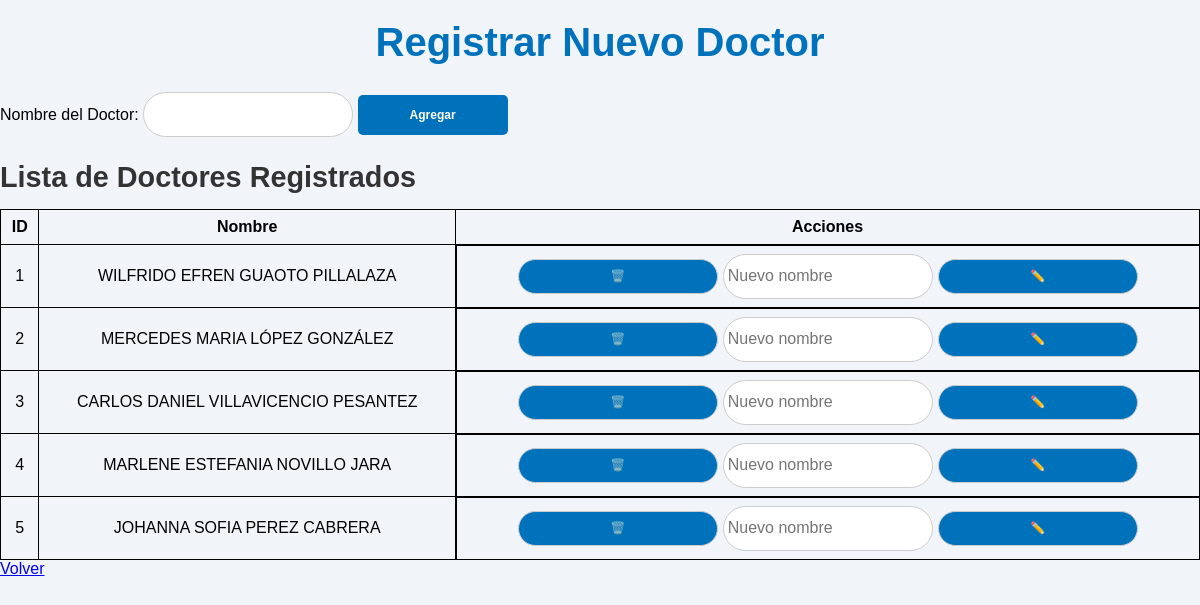
The page /nuevo_doctor on the database its author committed.
### app.py (models this page shows)
class Doctor(db.Model):
    id = db.Column(db.Integer, primary_key=True)
    name = db.Column(db.String(100), nullable=False, unique=True)

### app.py (the view, shortened to what this page needs)
@app.route('/nuevo_doctor', methods=['GET', 'POST'])
def nuevo_doctor():
    doctores = Doctor.query.all()
    return render_template('nuevo_doctor.html', doctores=doctores)

### templates/nuevo_doctor.html (shortened to what this page needs)
<!DOCTYPE html>
<html lang="es">
<head>
    <link rel="stylesheet" href="{{ url_for('static', filename='styles.css') }}">
</head>
<body>
    <h1>Registrar Nuevo Doctor</h1>
    <form action="{{ url_for('nuevo_doctor') }}" method="POST">
        <label for="nombre">Nombre del Doctor:</label>
        <input type="text" id="nombre" name="nombre" required>
        <button class="agregar">Agregar</button>
    </form>
    <h2>Lista de Doctores Registrados</h2>
    <table>
        <thead>
            <tr>
                <th>ID</th>
                <th>Nombre</th>
                <th>Acciones</th>
            </tr>
        </thead>
        <tbody>
            {% for doctor in doctores %}
            <tr>
                <td>{{ doctor.id }}</td>
                <td>{{ doctor.name }}</td>
                <td class="acciones">
                    <form action="{{ url_for('eliminar_doctor', id=doctor.id) }}" method="POST">
                        <button type="submit" onclick="return confirm('¿Estás seguro de eliminar este doctor?')">🗑️</button>
                    </form>
                    <form action="{{ url_for('editar_doctor', id=doctor.id) }}" method="POST">
                        <input type="text" name="nuevo_nombre" placeholder="Nuevo nombre" required>
                        <button type="submit">✏️</button>
                    </form>
                </td>
            </tr>
            {% else %}
            <tr>
                <td colspan="3">No hay doctores registrados.</td>
            </tr>
            {% endfor %}
        </tbody>
    </table>
    <a href="{{ url_for('index') }}">Volver</a>
</body>
</html>

### static/styles.css (style rules this page uses)
body { font-family: "Trebuchet MS", "Arial", sans-serif; font-size: 16px; background-color: #f1f5f9; margin: 0; padding: 0; }
h1 { font-size: 2.5em; color: #0072BC; text-align: center; margin-top: 20px; }
h2 { font-size: 1.8em; color: #333; margin-bottom: 15px; }
button.agregar { height: 40px; width: 150px; background-color: #0072BC; color: white; border: none; cursor: pointer; font-weight: bold; border-radius: 5px; transition: background-color 0.3s; }
input, select, button { width: 200px; height: 35px; font-size: 16px; padding: 4px; border-radius: 100px; border: 1px solid #ccc; }
button { background-color: #0072BC; color: white; font-weight: bold; cursor: pointer; transition: background-color 0.3s; }

### templates/nuevo_doctor.html (style rules this page uses)
table { width: 100%; border-collapse: collapse; }
th, td { border: 1px solid black; padding: 8px; text-align: center; }
.acciones { display: flex; gap: 5px; justify-content: center; }
.acciones form { display: flex; gap: 5px; align-items: center; }
button { padding: 5px 10px; font-size: 12px; cursor: pointer; }

### rows shown on the page
Doctor: id "1", name "WILFRIDO EFREN GUAOTO PILLALAZA"
Doctor: id "2", name "MERCEDES MARIA LÓPEZ GONZÁLEZ"
Doctor: id "3", name "CARLOS DANIEL VILLAVICENCIO PESANTEZ"
Doctor: id "4", name "MARLENE ESTEFANIA NOVILLO JARA"
Doctor: id "5", name "JOHANNA SOFIA PEREZ CABRERA"
